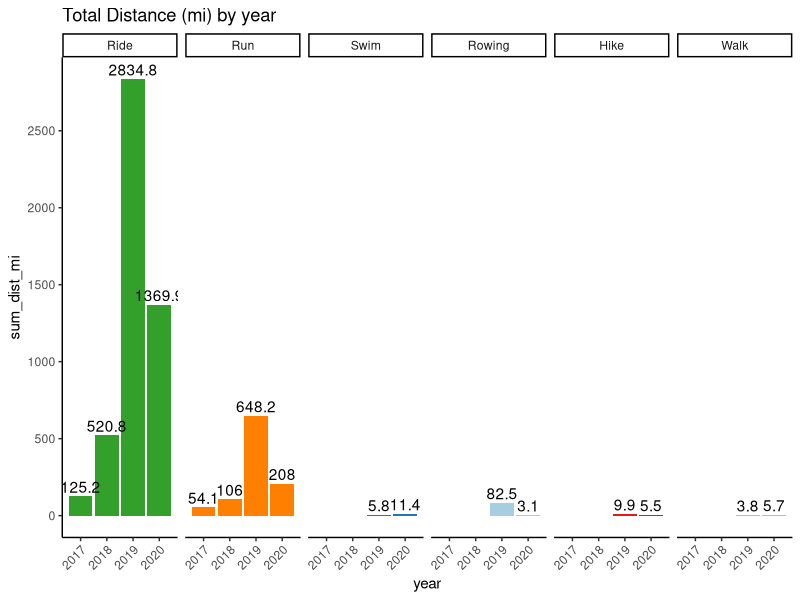
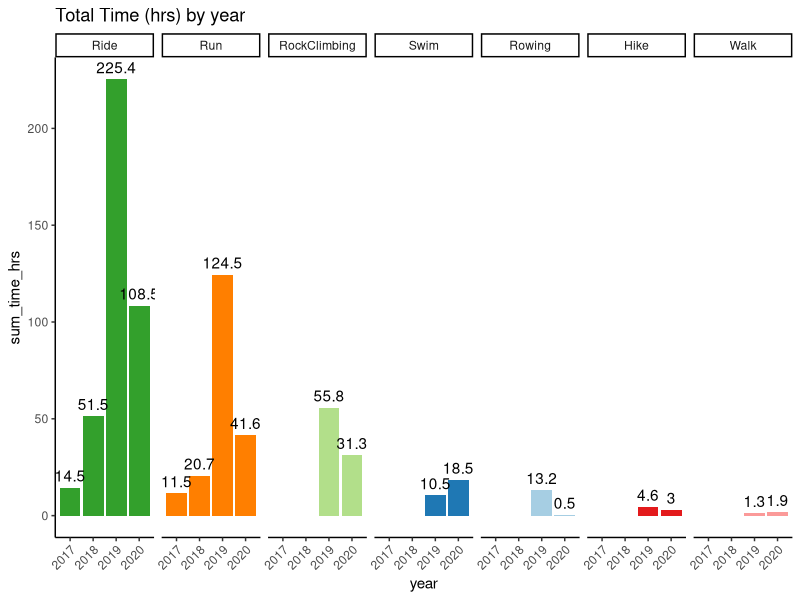

Write R code to recreate these figures, in order.
library(here)
library(forcats)
library(ggplot2)
library(dplyr)
library(scales)

get_width <- function(height=6, aspect_ratio=4/3) {
    height * aspect_ratio
}
set_colors <- function(data) {
    palette = RColorBrewer::brewer.pal(n = 10, name = "Paired")
    colors = list()
    colors[["Ride"]] <- palette[[4]]
    colors[["Run"]] <- palette[[8]]
    colors[["RockClimbing"]] <- palette[[3]]
    colors[["Rowing"]] <- palette[[1]]
    colors[["Swim"]] <- palette[[2]]
    colors[["Hike"]] <- palette[[6]]
    colors[["Walk"]] <- palette[[5]]
    colors[["Elliptical"]] <- palette[[7]]
    colors[["NordicSki"]] <- palette[[10]]
    colors[["Yoga"]] <- palette[[9]]
    return(colors)
}
filter_dist_sum <- function(data) {
    types_to_keep <- data %>% 
        group_by(type) %>% 
        summarise(total_dist_mi=sum(sum_dist_mi),
                  count=n()) %>% 
        filter(count >= 2) %>%
        filter(total_dist_mi > 0) %>% 
        pull(type)
    return(
        data %>%
            filter(type %in% types_to_keep)
    )
}
filter_time_sum <- function(data) {
    types_to_keep <- data %>% 
        group_by(type) %>% 
        summarise(total_time_hrs=sum(sum_time_hrs),
                  count=n()) %>% 
        filter(count >= 2) %>%
        filter(total_time_hrs > 0) %>% 
        pull(type)
    return(
        data %>%
            filter(type %in% types_to_keep)
    )
}

# read the data

table_sum <- readr::read_csv(here::here("data" ,"processed", "summary.csv")) %>%
    mutate(type = fct_reorder(type, sum_time_hrs, .fun = sum, .desc=TRUE))
colors <- set_colors(table_sum)

# plots summary stats

bar_sum_dist <- table_sum %>%
    filter_dist_sum() %>%
    ggplot(aes(year, sum_dist_mi, fill=type, label=sum_dist_mi)) +
    geom_col(position="dodge") +
    geom_text(vjust=-0.3, position = position_dodge(width=1)) +
    scale_fill_manual("type", values=colors) +
    facet_wrap(~type, nrow=1) +
    scale_y_continuous(breaks=pretty_breaks()) +
    ggtitle("Total Distance (mi) by year") +
    theme_classic() +
    theme(axis.text.x=element_text(angle=45, hjust=1),
          legend.position = "none")
ggsave(bar_sum_dist, filename = here::here("figures", "bar_sum_dist.png"), height = 5, width = get_width(5))

bar_sum_hrs <- table_sum %>%
    filter_time_sum() %>%
    ggplot(aes(year, sum_time_hrs, fill=type, label=sum_time_hrs)) +
    geom_col(position="dodge") +
    geom_text(vjust=-0.5,
              position = position_dodge(width=0.5)) +
    scale_fill_manual("type", values=colors) +
    facet_wrap(~type, nrow=1) +
    scale_y_continuous(breaks=pretty_breaks()) +
    ggtitle("Total Time (hrs) by year") +
    theme_classic() +
    theme(axis.text.x=element_text(angle=45, hjust=1),
          legend.position = "none")
ggsave(bar_sum_hrs, filename = here::here("figures", "bar_sum_hrs.png"), height = 5, width = get_width(5))
